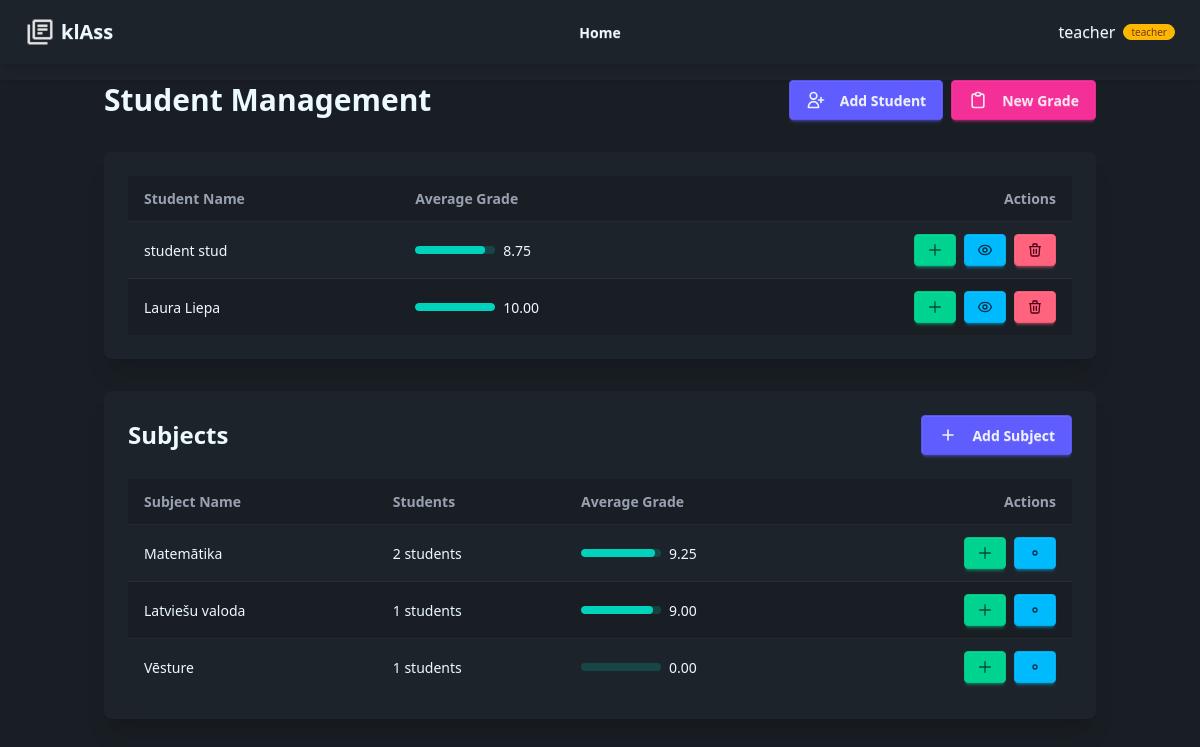
The page /subjects (signed in) on the database its author committed.
### tables this page shows
CREATE TABLE Users (
    id INT AUTO_INCREMENT PRIMARY KEY,
    first_name VARCHAR(50),
    last_name VARCHAR(50),
    nick_name VARCHAR(50),
    password VARCHAR(255) NOT NULL,
    role ENUM('student', 'teacher') DEFAULT 'student' NOT NULL
);

CREATE TABLE Subjects (
    id INT AUTO_INCREMENT PRIMARY KEY,
    subject_name VARCHAR(100)
);

### routes.php (called while the page is built)
<?php
return [
  '/' => 'DashboardController@index',
  '/register' => 'AuthController@register',
  '/logout' => 'AuthController@logout',
  '/login' => 'AuthController@login',
  '/registerUser' => 'AuthController@registerUser',
  '/users' => 'UsersController@index',
  '/users/show' => 'UsersController@show',
  '/users/edit' => 'UsersController@edit',
  '/users/create' => 'UsersController@create',
  '/users/store' => 'UsersController@store',
  '/users/update' => 'UsersController@update',
  '/users/destroy' => 'UsersController@destroy',
  '/subjects' => 'SubjectsController@index',
  '/profile' => 'ProfileController@index',
  '/profile/edit' => 'ProfileController@edit',
  '/profile/update' => 'ProfileController@update',
  '/repotts/export' => 'ReportsController@export',
];

### dataBase.php (called while the page is built)
<?php
class Database
{
    private $config = [
        "host" => "localhost",
        "port" => 3306,
        "dbname" => "grades",
        "charset" => "utf8mb4",
        "user" => "root",
        "password" => ""
    ];
    private $pdo;
    public function __construct()
    {
        $dsn = "mysql:" . http_build_query($this->config, "", ";");
        $this->pdo = new PDO($dsn);
        $this->pdo->setAttribute(PDO::ATTR_DEFAULT_FETCH_MODE, PDO::FETCH_ASSOC);
    }
    public function query($sql, $params = [])
    {
        $statement = $this->pdo->prepare($sql);
        $statement->execute($params);
        return $statement;
    }
}

### models/Model.php (called while the page is built, shortened)
<?php
require_once 'dataBase.php';
abstract class Model
{
    protected static $db;
    public static function init()
    {
        if (!self::$db) {
            self::$db = new Database();
        }
    }
    public static function allStudents()
    {
        $sql = "SELECT
                u.id,
                u.first_name,
                u.last_name,
                COALESCE(AVG(g.grade), 0) as average_grade
            FROM Users u
            INNER JOIN Teachers_students ts ON u.id = ts.student_id
            LEFT JOIN Grades g ON u.id = g.student_id
            WHERE ts.teacher_id = :teacher_id
            GROUP BY u.id, u.first_name, u.last_name";
        $records = self::$db->query($sql, [
            ':teacher_id' => $_SESSION['user_id']
        ])->fetchAll();
        return $records ?: [];
    }
    public static function getAllSubjects()
    {
        $sql = "SELECT
            s.id,
            s.subject_name as name,
            COUNT(DISTINCT ts.student_id) as student_count,
            COALESCE(AVG(g.grade), 0) as average_grade
        FROM Subjects s
        INNER JOIN User_Subjects us ON s.id = us.subject_id
        INNER JOIN Users u ON us.user_id = u.id
        INNER JOIN Teachers_students ts ON u.id = ts.student_id
        LEFT JOIN Grades g ON s.id = g.subject_id AND ts.student_id = g.student_id
        WHERE ts.teacher_id = :teacher_id
        GROUP BY s.id, s.subject_name";
        $records = self::$db->query($sql, [
            ':teacher_id' => $_SESSION['user_id']
        ])->fetchAll();
        return $records ?: [];
    }
}

### views/subjects/teacher/Index.view.php (the view, shortened to what this page needs)
<?php require_once "views/partials/header.view.php"; ?>
<div class="min-h-screen bg-base-200">
    <div class="container mx-auto px-4">
        <div class="flex justify-between items-center mb-8">
            <h1 class="text-3xl font-bold">Student Management</h1>
            <div class="flex gap-2">
                <a href="/subjects/students/create" class="btn btn-primary">
                    <svg xmlns="http://www.w3.org/2000/svg" class="h-5 w-5 mr-2" fill="none" viewBox="0 0 24 24"
                        stroke="currentColor">
                        <path stroke-linecap="round" stroke-linejoin="round" stroke-width="2"
                            d="M18 9v3m0 0v3m0-3h3m-3 0h-3m-2-5a4 4 0 11-8 0 4 4 0 018 0zM3 20a6 6 0 0112 0v1H3v-1z" />
                    </svg>
                    Add Student
                </a>
                <a href="/subjects/grades/create" class="btn btn-secondary">
                    New Grade
                </a>
            </div>
        </div>
        <div class="card bg-base-100 shadow-xl">
            <div class="card-body">
                <div class="overflow-x-null">
                    <table class="table table-zebra w-full ">
                        <thead>
                            <tr>
                                <th class="bg-base-200">Student Name</th>
                                <th class="bg-base-200">Average Grade</th>
                                <th class="bg-base-200 text-right">Actions</th>
                            </tr>
                        </thead>
                        <tbody>
                            <?php if (isset($students) && !empty($students)): ?>
                                <?php foreach ($students as $student): ?>
                                    <tr>
                                        <td class="font-medium">
                                            <?= htmlspecialchars($student['first_name'] . ' ' . $student['last_name']) ?>
                                        </td>
                                        <td>
                                            <div class="flex items-center gap-2">
                                                <progress class="progress progress-accent w-20"
                                                    value="<?= $student['average_grade'] * 10 ?>" max="100"></progress>
                                                <span><?= number_format($student['average_grade'], 2) ?></span>
                                            </div>
                                        </td>
                                        <td>
                                            <div class="flex justify-end gap-2">
                                                <a href="/subjects/grades/add?student_id=<?= $student['id'] ?>"
                                                    class="btn btn-success btn-sm tooltip" data-tip="Add Grade">
                                                    <svg xmlns="http://www.w3.org/2000/svg" class="h-4 w-4" fill="none"
                                                        viewBox="0 0 24 24" stroke="currentColor">
                                                        <path stroke-linecap="round" stroke-linejoin="round" stroke-width="2"
                                                            d="M12 4v16m8-8H4" />
                                                    </svg>
                                                </a>
                                                <a href="/subjects/students/view?id=<?= $student['id'] ?>"
                                                    class="btn btn-info btn-sm tooltip" data-tip="View Grades">
                                                </a>
                                                <button class="btn btn-error btn-sm tooltip" data-tip="Remove Student">
                                                    <svg xmlns="http://www.w3.org/2000/svg" class="h-4 w-4" fill="none"
                                                        viewBox="0 0 24 24" stroke="currentColor">
                                                        <path stroke-linecap="round" stroke-linejoin="round" stroke-width="2"
                                                            d="M19 7l-.867 12.142A2 2 0 0116.138 21H7.862a2 2 0 01-1.995-1.858L5 7m5 4v6m4-6v6m1-10V4a1 1 0 00-1-1h-4a1 1 0 00-1 1v3M4 7h16" />
                                                    </svg>
                                                </button>
                                            </div>
                                        </td>
                                    </tr>
                                <?php endforeach; ?>
                            <?php else: ?>
                                <tr>
                                    <td colspan="3" class="text-center py-4">No students found</td>
                                </tr>
                            <?php endif; ?>
                        </tbody>
                    </table>
                </div>
            </div>
        </div>
        <div class="card bg-base-100 shadow-xl mt-8">
            <div class="card-body">
                <div class="flex justify-between items-center mb-4">
                    <h2 class="text-2xl font-bold">Subjects</h2>
                    <a href="/subjects/create" class="btn btn-primary">
                        <svg xmlns="http://www.w3.org/2000/svg" class="h-5 w-5 mr-2" fill="none" viewBox="0 0 24 24"
                            stroke="currentColor">
                            <path stroke-linecap="round" stroke-linejoin="round" stroke-width="2"
                                d="M12 6v6m0 0v6m0-6h6m-6 0H6" />
                        </svg>
                        Add Subject
                    </a>
                </div>
                <div class="overflow-x-null">
                    <table class="table table-zebra w-full">
                        <thead>
                            <tr>
                                <th class="bg-base-200">Subject Name</th>
                                <th class="bg-base-200">Students</th>
                                <th class="bg-base-200">Average Grade</th>
                                <th class="bg-base-200 text-right">Actions</th>
                            </tr>
                        </thead>
                        <tbody>
                            <?php if (isset($subjects) && !empty($subjects)): ?>
                                <?php foreach ($subjects as $subject): ?>
                                    <tr>
                                        <td class="font-medium">
                                            <?= htmlspecialchars($subject['name']) ?>
                                        </td>
                                        <td><?= $subject['student_count'] ?? 0 ?> students</td>
                                        <td>
                                            <div class="flex items-center gap-2">
                                                <progress class="progress progress-accent w-20"
                                                    value="<?= ($subject['average_grade'] ?? 0) * 10 ?>" max="100"></progress>
                                                <span><?= number_format($subject['average_grade'] ?? 0, 2) ?></span>
                                            </div>
                                        </td>
                                        <td>
                                            <div class="flex justify-end gap-2">
                                                <a href="/subjects/grades/add?subject_id=<?= $subject['id'] ?>"
                                                    class="btn btn-success btn-sm tooltip" data-tip="Add Grade">
                                                    <svg xmlns="http://www.w3.org/2000/svg" class="h-4 w-4" fill="none"
                                                        viewBox="0 0 24 24" stroke="currentColor">
                                                        <path stroke-linecap="round" stroke-linejoin="round" stroke-width="2"
                                                            d="M12 4v16m8-8H4" />
                                                    </svg>
                                                </a>
                                                <a href="/subjects/view?id=<?= $subject['id'] ?>"
                                                    class="btn btn-info btn-sm tooltip" data-tip="View Details">
                                                    <svg xmlns="http://www.w3.org/2000/svg" class="h-4 w-4" fill="none"
                                                        viewBox="0 0 24 24" stroke="currentColor">
                                                        <path stroke-linecap="round" stroke-linejoin="round" stroke-width="2"
                                                            d="M15 12a3 3 0 11-6 0 3 3 0 016 0z" />
                                                    </svg>
                                                </a>
                                            </div>
                                        </td>
                                    </tr>
                                <?php endforeach; ?>
                            <?php else: ?>
                                <tr>
                                    <td colspan="4" class="text-center py-4">No subjects found</td>
                                </tr>
                            <?php endif; ?>
                        </tbody>
                    </table>
                </div>
            </div>
        </div>
    </div>
</div>
<?php require_once "views/partials/footer.view.php"; ?>

### index.php (shortened to what this page needs)
<?php
$uri = parse_url($_SERVER["REQUEST_URI"])["path"];
$routes = require("routes.php");
foreach ($routes as $route => $controller) {
    require_once "controllers/" . explode("@", $controller)[0] . ".php";
}
if (array_key_exists($uri, $routes)) {
    list($controller, $method) = explode('@', $routes[$uri]);
    $instance = new $controller();
    $instance->$method();
    exit();
}
exit();

### controllers/SubjectsController.php (shortened to what this page needs)
<?php
class SubjectsController
{
    public function index()
    {
        if ($_SESSION['user_role'] == 'teacher') {
            $students = Subjects::allStudents();
            $subjects = Subjects::getAllSubjects();
            require "views/subjects/teacher/index.view.php";
            return;
        }
    }
}

### views/partials/header.view.php (shortened to what this page needs)
<!DOCTYPE html>
<html lang="lv" data-theme="dark">
<head>
    <link href="https://cdn.jsdelivr.net/npm/daisyui@5" rel="stylesheet" type="text/css" />
    <script src="https://cdn.jsdelivr.net/npm/@tailwindcss/browser@4"></script>
</head>
<body class="">
    <div class="">
        <?php require_once "views/partials/navbar.view.php"; ?>
    </div>
    <div class="pt-20 h-screen">

### views/partials/navBar.view.php (shortened to what this page needs)
<div class="navbar bg-base-100 shadow-lg fixed z-50">
    <div class="navbar-start">
        <a href="/" class="btn btn-ghost text-xl items-center"> <img src="views\partials\logo.png" class="w-[30px]"
                alt="Stashly">
            klAss</a>
    </div>
    <div class="navbar-center">
        <?php if (isset($_SESSION['logged_in'])): ?>
            <a href="/subjects" class="btn btn-ghost text-md">Home</a>
        <?php endif; ?>
    </div>
    <div class="navbar-end">
        <?php if (isset($_SESSION['logged_in'])): ?>
            <div class="dropdown dropdown-end">
                <div tabindex="0" role="button" class="flex items-center gap-4 cursor-pointer">
                    <span class="text-base btn btn-ghost font-medium flex items-center gap-2">
                        <?php echo htmlspecialchars($_SESSION['nick_name']) ?>
                        <div
                            class="badge badge-xs <?php echo $_SESSION['user_role'] === 'student' ? 'badge-primary' : 'badge-warning' ?>">
                            <?php echo $_SESSION['user_role'] ?>
                        </div>
                    </span>
                </div>
            </div>
        <?php else: ?>
        <?php endif; ?>
    </div>
</div>

### views/partials/footer.view.php
</div>
</body>
</html>

### rows shown on the page
users: first_name+last_name "student stud", $student['average_grade'] * 10 87.5 (drawn), average_grade "8.75"
users: first_name+last_name "Laura Liepa", $student['average_grade'] * 10 100 (drawn), average_grade "10.00"
subjects: subject_name "Matemātika", student_count "2", average_grade "9.25"
subjects: subject_name "Latviešu valoda", student_count "1", average_grade "9.00"
subjects: subject_name "Vēsture", student_count "1", average_grade "0.00"

### other values the page prints
$_SESSION['nick_name'] "teacher"
$_SESSION['user_role'] "teacher"
